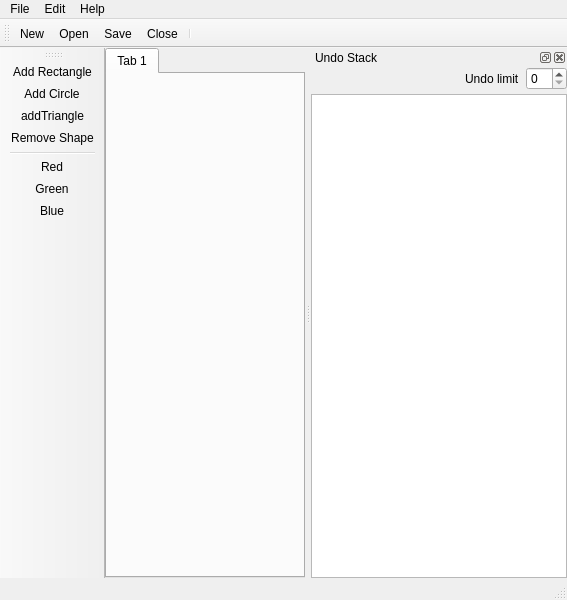
<ui version="4.0" >
 <class>MainWindow</class>
 <widget class="QMainWindow" name="MainWindow" >
  <property name="geometry" >
   <rect>
    <x>0</x>
    <y>0</y>
    <width>567</width>
    <height>600</height>
   </rect>
  </property>
  <property name="iconSize" >
   <size>
    <width>32</width>
    <height>32</height>
   </size>
  </property>
  <widget class="QWidget" name="centralwidget" >
   <layout class="QVBoxLayout" >
    <property name="margin" >
     <number>0</number>
    </property>
    <property name="spacing" >
     <number>0</number>
    </property>
    <item>
     <widget class="QTabWidget" name="documentTabs" >
      <property name="currentIndex" >
       <number>0</number>
      </property>
      <widget class="QWidget" name="tab" >
       <attribute name="title" >
        <string>Tab 1</string>
       </attribute>
      </widget>
     </widget>
    </item>
   </layout>
  </widget>
  <widget class="QMenuBar" name="menubar" >
   <property name="geometry" >
    <rect>
     <x>0</x>
     <y>0</y>
     <width>567</width>
     <height>27</height>
    </rect>
   </property>
   <widget class="QMenu" name="menuFile" >
    <property name="title" >
     <string>File</string>
    </property>
    <addaction name="actionNew" />
    <addaction name="actionOpen" />
    <addaction name="actionSave" />
    <addaction name="actionClose" />
    <addaction name="separator" />
    <addaction name="actionExit" />
   </widget>
   <widget class="QMenu" name="menuShape" >
    <property name="title" >
     <string>Edit</string>
    </property>
    <widget class="QMenu" name="menuMacros" >
     <property name="title" >
      <string>Macros</string>
     </property>
     <addaction name="actionAddRobot" />
     <addaction name="actionAddSnowman" />
    </widget>
    <addaction name="separator" />
    <addaction name="actionAddCircle" />
    <addaction name="actionAddRectangle" />
    <addaction name="actionAddTriangle" />
    <addaction name="actionRemoveShape" />
    <addaction name="separator" />
    <addaction name="actionRed" />
    <addaction name="actionGreen" />
    <addaction name="actionBlue" />
    <addaction name="separator" />
    <addaction name="menuMacros" />
   </widget>
   <widget class="QMenu" name="menuHelp" >
    <property name="title" >
     <string>Help</string>
    </property>
    <addaction name="actionAbout" />
    <addaction name="actionAboutQt" />
   </widget>
   <addaction name="menuFile" />
   <addaction name="menuShape" />
   <addaction name="menuHelp" />
  </widget>
  <widget class="QStatusBar" name="statusbar" />
  <widget class="QToolBar" name="toolBar" >
   <property name="windowTitle" >
    <string>File actions</string>
   </property>
   <property name="orientation" >
    <enum>Qt::Horizontal</enum>
   </property>
   <attribute name="toolBarArea" >
    <enum>TopToolBarArea</enum>
   </attribute>
   <attribute name="toolBarBreak" >
    <bool>false</bool>
   </attribute>
   <addaction name="actionNew" />
   <addaction name="actionOpen" />
   <addaction name="actionSave" />
   <addaction name="actionClose" />
   <addaction name="separator" />
  </widget>
  <widget class="QToolBar" name="shapeToolBar" >
   <property name="windowTitle" >
    <string>Shape actions</string>
   </property>
   <property name="orientation" >
    <enum>Qt::Vertical</enum>
   </property>
   <attribute name="toolBarArea" >
    <enum>LeftToolBarArea</enum>
   </attribute>
   <attribute name="toolBarBreak" >
    <bool>false</bool>
   </attribute>
   <addaction name="actionAddRectangle" />
   <addaction name="actionAddCircle" />
   <addaction name="actionAddTriangle" />
   <addaction name="actionRemoveShape" />
   <addaction name="separator" />
   <addaction name="actionRed" />
   <addaction name="actionGreen" />
   <addaction name="actionBlue" />
  </widget>
  <widget class="QDockWidget" name="dockWidget" >
   <property name="windowTitle" >
    <string>Undo Stack</string>
   </property>
   <attribute name="dockWidgetArea" >
    <number>2</number>
   </attribute>
   <widget class="QWidget" name="dockWidgetContents" >
    <layout class="QVBoxLayout" >
     <property name="margin" >
      <number>0</number>
     </property>
     <property name="spacing" >
      <number>4</number>
     </property>
     <item>
      <layout class="QHBoxLayout" >
       <property name="margin" >
        <number>0</number>
       </property>
       <property name="spacing" >
        <number>6</number>
       </property>
       <item>
        <spacer>
         <property name="orientation" >
          <enum>Qt::Horizontal</enum>
         </property>
         <property name="sizeHint" >
          <size>
           <width>40</width>
           <height>20</height>
          </size>
         </property>
        </spacer>
       </item>
       <item>
        <widget class="QLabel" name="label" >
         <property name="text" >
          <string>Undo limit</string>
         </property>
        </widget>
       </item>
       <item>
        <widget class="QSpinBox" name="undoLimit" />
       </item>
      </layout>
     </item>
     <item>
      <widget class="QUndoView" name="undoView" >
       <property name="alternatingRowColors" >
        <bool>false</bool>
       </property>
      </widget>
     </item>
    </layout>
   </widget>
  </widget>
  <action name="actionOpen" >
   <property name="icon" >
    <iconset resource="undo.qrc" >:/icons/fileopen.png</iconset>
   </property>
   <property name="text" >
    <string>Open</string>
   </property>
  </action>
  <action name="actionClose" >
   <property name="icon" >
    <iconset resource="undo.qrc" >:/icons/fileclose.png</iconset>
   </property>
   <property name="text" >
    <string>Close</string>
   </property>
  </action>
  <action name="actionNew" >
   <property name="icon" >
    <iconset resource="undo.qrc" >:/icons/filenew.png</iconset>
   </property>
   <property name="text" >
    <string>New</string>
   </property>
  </action>
  <action name="actionSave" >
   <property name="icon" >
    <iconset resource="undo.qrc" >:/icons/filesave.png</iconset>
   </property>
   <property name="text" >
    <string>Save</string>
   </property>
  </action>
  <action name="actionExit" >
   <property name="icon" >
    <iconset resource="undo.qrc" >:/icons/exit.png</iconset>
   </property>
   <property name="text" >
    <string>exit</string>
   </property>
  </action>
  <action name="actionRed" >
   <property name="icon" >
    <iconset resource="undo.qrc" >:/icons/red.png</iconset>
   </property>
   <property name="text" >
    <string>Red</string>
   </property>
  </action>
  <action name="actionGreen" >
   <property name="icon" >
    <iconset resource="undo.qrc" >:/icons/green.png</iconset>
   </property>
   <property name="text" >
    <string>Green</string>
   </property>
  </action>
  <action name="actionBlue" >
   <property name="icon" >
    <iconset resource="undo.qrc" >:/icons/blue.png</iconset>
   </property>
   <property name="text" >
    <string>Blue</string>
   </property>
  </action>
  <action name="actionAddRectangle" >
   <property name="icon" >
    <iconset resource="undo.qrc" >:/icons/rectangle.png</iconset>
   </property>
   <property name="text" >
    <string>Add Rectangle</string>
   </property>
  </action>
  <action name="actionAddCircle" >
   <property name="icon" >
    <iconset resource="undo.qrc" >:/icons/circle.png</iconset>
   </property>
   <property name="text" >
    <string>Add Circle</string>
   </property>
  </action>
  <action name="actionRemoveShape" >
   <property name="icon" >
    <iconset resource="undo.qrc" >:/icons/remove.png</iconset>
   </property>
   <property name="text" >
    <string>Remove Shape</string>
   </property>
  </action>
  <action name="actionAddRobot" >
   <property name="text" >
    <string>Add robot</string>
   </property>
  </action>
  <action name="actionAddSnowman" >
   <property name="text" >
    <string>Add snowan</string>
   </property>
  </action>
  <action name="actionAddTriangle" >
   <property name="icon" >
    <iconset resource="undo.qrc" >:/icons/triangle.png</iconset>
   </property>
   <property name="text" >
    <string>addTriangle</string>
   </property>
  </action>
  <action name="actionAbout" >
   <property name="text" >
    <string>About</string>
   </property>
  </action>
  <action name="actionAboutQt" >
   <property name="text" >
    <string>About Qt</string>
   </property>
  </action>
 </widget>
 <customwidgets>
  <customwidget>
   <class>QUndoView</class>
   <extends>QListView</extends>
   <header>qundoview.h</header>
  </customwidget>
 </customwidgets>
 <resources>
  <include location="undo.qrc" />
 </resources>
 <connections/>
</ui>
